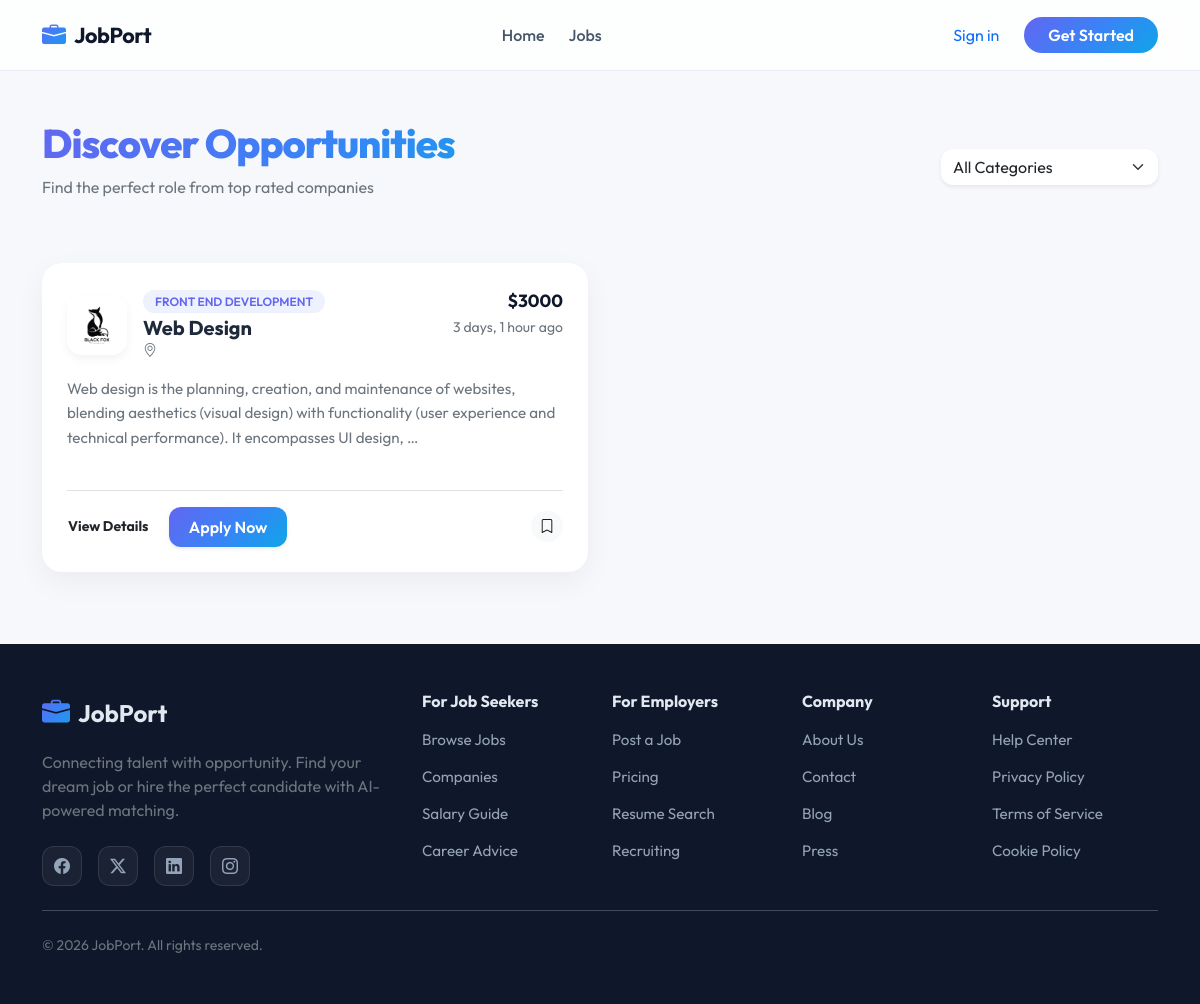
Screenshot of /jobs/ with the database file from the repository.
### job_find/models.py (models this page shows, shortened)
class JobPostModel(models.Model):
    category = models.ForeignKey(
        CategoryModel,
        on_delete=models.CASCADE,
        default=1
    )
    job_title = models.CharField(max_length=100)
    company_name = models.CharField(max_length=100)
    job_description = models.TextField(blank=True)
    skill_set = models.TextField(null=True)
    salary_range = models.CharField(max_length=100, blank=True)
    created_at = models.DateTimeField(auto_now_add=True)
    updated_at = models.DateTimeField(auto_now=True)
    posted_by = models.ForeignKey(
        ClientProfileModel,
        on_delete=models.CASCADE,
        related_name='job_posts'
    )

class ClientProfileModel(models.Model):
    client_info = models.OneToOneField(
        UserInfoModel,
        on_delete=models.CASCADE,
        related_name='client_profile'
    )
    company_name = models.CharField(max_length=100, blank=True)
    website = models.URLField(blank=True, null=True)
    logo = models.ImageField(upload_to='client_profile/', blank=True, null=True)

class CategoryModel(models.Model):
    category_name = models.CharField(max_length=100)

### job_find/views.py (the view)
# urls.py: path('jobs/', job_list, name='job_list'),
def job_list(request):
    user = request.user
    job_data = JobPostModel.objects.all()
    if user.is_authenticated and user.user_type == 'client':
        if hasattr(user, 'client_profile'):
            job_data = JobPostModel.objects.filter(posted_by=user.client_profile)
        else:
            job_data = JobPostModel.objects.none()
    category_id = request.GET.get('category_id')
    if category_id:
        job_data = job_data.filter(category_id=category_id)
    context = {
        'job_data': job_data,
        'category': CategoryModel.objects.all()
    }
    return render(request, 'jobs.html', context)

### job_find/templates/jobs.html (shortened to what this page needs)
{% extends 'master/base.html' %}
{% block content %}
<div class="container py-5">
    <div class="row align-items-center mb-5" data-aos="fade-up">
        <div class="col-md-6">
            <h1 class="page-title mb-2">Discover Opportunities</h1>
            <p class="text-muted">Find the perfect role from top rated companies</p>
        </div>
        <div class="col-md-6 d-flex justify-content-md-end gap-3">
            <form method="GET" class="d-flex gap-2">
                <select name="category_id" class="form-select shadow-sm border-0" style="border-radius: 12px; min-width: 200px;" onchange="this.form.submit()">
                    <option value="">All Categories</option>
                </select>
            </form>
        </div>
    </div>
    <div class="row">
        {% for job in job_data %}
        <div class="col-lg-6 mb-4" data-aos="fade-up" data-aos-delay="{{ forloop.counter0|add:1 }}00">
            <div class="card job-card p-4">
                <div class="d-flex justify-content-between align-items-start mb-3">
                    <div class="d-flex align-items-center">
                        {% if job.posted_by.logo %}
                            <img src="{{ job.posted_by.logo.url }}" class="company-logo me-3" alt="Logo">
                        {% else %}
                            <div class="company-logo me-3 bg-light d-flex align-items-center justify-content-center">
                                <i class="bi bi-building text-muted"></i>
                            </div>
                        {% endif %}
                        <div>
                            <span class="job-category-badge">{{ job.category.category_name }}</span>
                            <h5 class="fw-bold mt-1 mb-0">{{ job.job_title }}</h5>
                            <p class="text-muted small mb-0"><i class="bi bi-geo-alt me-1"></i>{{ job.company_name }}</p>
                        </div>
                    </div>
                    <div class="text-end">
                        <div class="salary-tag">{{ job.salary_range }}</div>
                        <small class="text-muted">{{ job.created_at|timesince }} ago</small>
                    </div>
                </div>
                <div class="mb-4">
                    <p class="text-muted" style="font-size: 0.95rem; line-height: 1.6;">
                        {{ job.job_description|truncatewords:25 }}
                    </p>
                </div>
                <div class="d-flex justify-content-between align-items-center pt-3 border-top">
                    <div class="action-buttons">
                        {% if request.user.is_authenticated and request.user.user_type == 'client' and job.posted_by == request.user.client_profile %}
                            <a href="{% url 'edit_job' job.id %}" class="btn btn-sm btn-outline-primary me-1" style="border-radius: 8px;">Edit</a>
                            <a href="{% url 'candidate_list' job.id %}" class="btn btn-sm btn-outline-dark me-1" style="border-radius: 8px;">Candidates</a>
                            <a href="{% url 'delete_job' job.id %}" class="btn btn-sm btn-outline-danger" style="border-radius: 8px;">Delete</a>
                        {% else %}
                            <a href="#" class="btn btn-sm btn-link text-dark fw-bold p-0 me-3 text-decoration-none">View Details</a>
                            <a href="{% url 'apply_now' job.id %}" class="btn btn-apply shadow-sm">Apply Now</a>
                        {% endif %}
                    </div>
                    <div class="share-btn">
                        <button class="btn btn-light btn-sm rounded-circle"><i class="bi bi-bookmark"></i></button>
                    </div>
                </div>
            </div>
        </div>
        {% empty %}
        <div class="col-12 text-center py-5">
            <i class="bi bi-search text-muted" style="font-size: 3rem;"></i>
            <h4 class="mt-3">No jobs found</h4>
            <p class="text-muted">Try changing the category or check back later.</p>
        </div>
        {% endfor %}
    </div>
</div>
{% endblock %}

### job_find/templates/master/base.html (style rules this page uses)
:root { --brand-gradient: linear-gradient(135deg, #6366f1 0%, #3b82f6 50%, #0ea5e9 100%); --dark: #0f172a; }
body { font-family: 'Outfit', sans-serif; background: #f6f8fb; color: #1e293b; display: flex; flex-direction: column; min-height: 100vh; }
a { text-decoration: none; }

### job_find/templates/jobs.html (style rules this page uses)
.page-title { font-weight: 800; background: var(--brand-gradient); -webkit-background-clip: text; -webkit-text-fill-color: transparent; letter-spacing: -1px; }
.job-card { border-radius: 20px; border: 1px solid rgba(255, 255, 255, 0.3); background: #ffffff; box-shadow: 0 10px 30px rgba(0, 0, 0, 0.05); transition: all 0.4s cubic-bezier(0.165, 0.84, 0.44, 1); overflow: hidden; }
.company-logo { width: 60px; height: 60px; object-fit: cover; border-radius: 15px; box-shadow: 0 4px 10px rgba(0,0,0,0.05); }
.job-category-badge { background: #eef2ff; color: #6366f1; padding: 4px 12px; border-radius: 100px; font-size: 12px; font-weight: 600; text-transform: uppercase; }
.salary-tag { font-weight: 700; color: #0f172a; font-size: 1.1rem; }
.btn-apply { background: var(--brand-gradient); color: white; border: none; border-radius: 12px; padding: 8px 20px; font-weight: 600; transition: 0.3s; }

### job_find/templates/master/navbar.html (style rules this page uses)
:root { --brand-gradient: linear-gradient(135deg, #6366f1 0%, #3b82f6 50%, #0ea5e9 100%); }

### rows the page displays
JobPostModel: posted_by.logo (picture), category.category_name "FRONT END DEVELOPMENT", job_title "Web Design", salary_range "$3000", created_at "3 days, 1 hour", job_description "Web design is the planning, creation, and maintenance of websites, blending aesthetics (visual design) with functionality (user experience and technical performance). It encompasses UI design, …"
